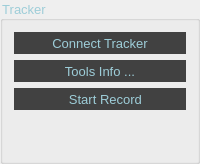
             <widget class="QGroupBox" name="groupBox_Tracker">
              <property name="enabled">
               <bool>true</bool>
              </property>
              <property name="font">
               <font>
                <pointsize>10</pointsize>
                <weight>50</weight>
                <bold>false</bold>
                <strikeout>false</strikeout>
                <kerning>true</kerning>
               </font>
              </property>
              <property name="autoFillBackground">
               <bool>false</bool>
              </property>
              <property name="styleSheet">
               <string notr="true">color: rgb(157, 205, 216);</string>
              </property>
              <property name="title">
               <string>Tracker</string>
              </property>
              <property name="alignment">
               <set>Qt::AlignLeading|Qt::AlignLeft|Qt::AlignVCenter</set>
              </property>
              <property name="flat">
               <bool>true</bool>
              </property>
              <property name="checkable">
               <bool>false</bool>
              </property>
              <layout class="QVBoxLayout" name="verticalLayout_4">
               <item>
                <widget class="QToolButton" name="btn_Connect">
                 <property name="enabled">
                  <bool>true</bool>
                 </property>
                 <property name="sizePolicy">
                  <sizepolicy hsizetype="Preferred" vsizetype="Preferred">
                   <horstretch>0</horstretch>
                   <verstretch>0</verstretch>
                  </sizepolicy>
                 </property>
                 <property name="font">
                  <font>
                   <pointsize>10</pointsize>
                  </font>
                 </property>
                 <property name="cursor">
                  <cursorShape>PointingHandCursor</cursorShape>
                 </property>
                 <property name="layoutDirection">
                  <enum>Qt::LeftToRight</enum>
                 </property>
                 <property name="autoFillBackground">
                  <bool>false</bool>
                 </property>
                 <property name="styleSheet">
                  <string notr="true">background-color: rgb(65, 65, 65);</string>
                 </property>
                 <property name="text">
                  <string>Connect Tracker</string>
                 </property>
                 <property name="icon">
                  <iconset resource="resources.qrc">
                   <normaloff>:/icon/icons/tracker_disconnected.png</normaloff>:/icon/icons/tracker_disconnected.png</iconset>
                 </property>
                 <property name="iconSize">
                  <size>
                   <width>50</width>
                   <height>50</height>
                  </size>
                 </property>
                 <property name="checkable">
                  <bool>false</bool>
                 </property>
                 <property name="toolButtonStyle">
                  <enum>Qt::ToolButtonTextBesideIcon</enum>
                 </property>
                 <property name="autoRaise">
                  <bool>true</bool>
                 </property>
                </widget>
               </item>
               <item>
                <widget class="QToolButton" name="btn_ToolsWindow">
                 <property name="enabled">
                  <bool>false</bool>
                 </property>
                 <property name="sizePolicy">
                  <sizepolicy hsizetype="Preferred" vsizetype="Preferred">
                   <horstretch>0</horstretch>
                   <verstretch>0</verstretch>
                  </sizepolicy>
                 </property>
                 <property name="font">
                  <font>
                   <pointsize>10</pointsize>
                  </font>
                 </property>
                 <property name="cursor">
                  <cursorShape>PointingHandCursor</cursorShape>
                 </property>
                 <property name="layoutDirection">
                  <enum>Qt::LeftToRight</enum>
                 </property>
                 <property name="autoFillBackground">
                  <bool>false</bool>
                 </property>
                 <property name="styleSheet">
                  <string notr="true">background-color: rgb(65, 65, 65);</string>
                 </property>
                 <property name="text">
                  <string>Tools Info ...</string>
                 </property>
                 <property name="icon">
                  <iconset resource="resources.qrc">
                   <normaloff>:/icon/icons/Tools_info.png</normaloff>:/icon/icons/Tools_info.png</iconset>
                 </property>
                 <property name="iconSize">
                  <size>
                   <width>50</width>
                   <height>50</height>
                  </size>
                 </property>
                 <property name="checkable">
                  <bool>false</bool>
                 </property>
                 <property name="toolButtonStyle">
                  <enum>Qt::ToolButtonTextBesideIcon</enum>
                 </property>
                 <property name="autoRaise">
                  <bool>true</bool>
                 </property>
                </widget>
               </item>
               <item>
                <widget class="QToolButton" name="btn_recordToolRef">
                 <property name="enabled">
                  <bool>false</bool>
                 </property>
                 <property name="sizePolicy">
                  <sizepolicy hsizetype="Preferred" vsizetype="Preferred">
                   <horstretch>0</horstretch>
                   <verstretch>0</verstretch>
                  </sizepolicy>
                 </property>
                 <property name="font">
                  <font>
                   <pointsize>10</pointsize>
                  </font>
                 </property>
                 <property name="cursor">
                  <cursorShape>PointingHandCursor</cursorShape>
                 </property>
                 <property name="layoutDirection">
                  <enum>Qt::LeftToRight</enum>
                 </property>
                 <property name="autoFillBackground">
                  <bool>false</bool>
                 </property>
                 <property name="styleSheet">
                  <string notr="true">background-color: rgb(65, 65, 65);</string>
                 </property>
                 <property name="text">
                  <string>   Start Record</string>
                 </property>
                 <property name="icon">
                  <iconset resource="resources.qrc">
                   <normaloff>:/icon/icons/rec_start.png</normaloff>:/icon/icons/rec_start.png</iconset>
                 </property>
                 <property name="iconSize">
                  <size>
                   <width>36</width>
                   <height>28</height>
                  </size>
                 </property>
                 <property name="checkable">
                  <bool>false</bool>
                 </property>
                 <property name="toolButtonStyle">
                  <enum>Qt::ToolButtonTextBesideIcon</enum>
                 </property>
                 <property name="autoRaise">
                  <bool>true</bool>
                 </property>
                </widget>
               </item>
               <item>
                <spacer name="verticalSpacer_3">
                 <property name="orientation">
                  <enum>Qt::Vertical</enum>
                 </property>
                 <property name="sizeHint" stdset="0">
                  <size>
                   <width>20</width>
                   <height>40</height>
                  </size>
                 </property>
                </spacer>
               </item>
              </layout>
             </widget>
